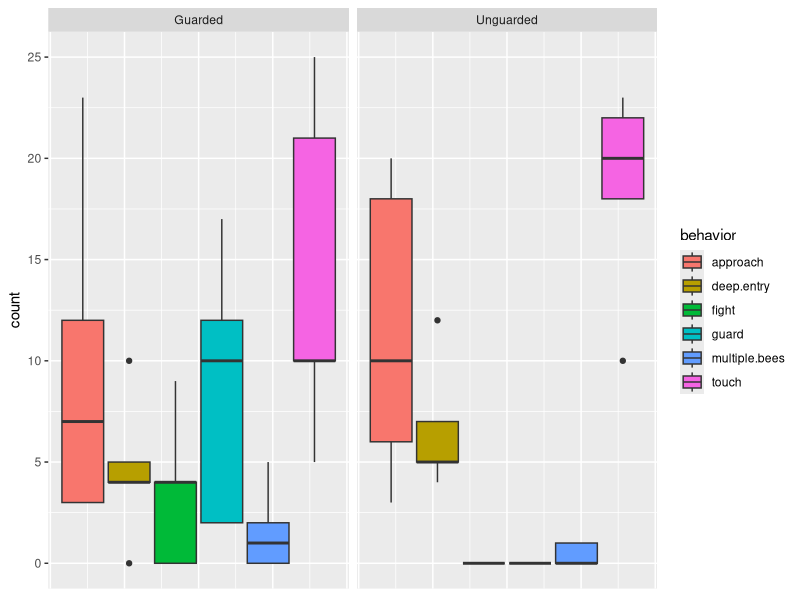

This chart was generated by the following R code: (Note: this script raises an error after producing the figure.)
## ---- chunk 1
knitr::opts_chunk$set(echo=FALSE, warning=FALSE, message=FALSE)

# packages
library(tidyverse)
library(knitr)
library(kableExtra)
library(lme4)
## ---- chunk 2
# ethogram
input <- c('Approach and Go', 'Bee hovers over nest entrance without physical contact',
         'Touch and Go',
         'Brief physical contact with nest entrance wihtout full body entry',
         'Guarding', 'Prolonged presence of male inside nest entrance; male typically straddles entrance',
         'Deep Entry', 'Full body entry into nest entrance',
         'Fight', 'Prolonged physical contact between males on or immediately near the nest entrance; typically follows guarding; often involves paired somersaults',
         '*Multiple bees entered hole', 'deep entry by >1 male resulting in >1 males simultaneously in nest')
df <- matrix(input, nrow = 6, ncol = 2, byrow = T)
df <- data.frame(df)
df <- dplyr::select(df, Behavior = X1, Definition = X2)

kable(df, caption = 'Diadasia nest site ethogram.') %>%
  kable_styling(bootstrap_options = 'striped') %>%
  column_spec(column = 2, width = '40em') %>%
  column_spec(column = 1, width = '10em') %>%
  footnote(general = '*`Multiple bees entered hole` requires >/=2 deep entries, with each male entering deeply counted as one deep entry',
           general_title = '')

## ---- chunk 3
# data 
  # raw observations
nest_obs_raw <- read.csv("../data/diadasia_nest_observations2_edit.csv")
  # Guard durations
guard <- read.csv("../data/diadasia_nestObs_tidy_guardDur.csv")
guard <- filter(guard, nest_type == "guarded",
                     behavior == "guard") %>%
  select(nest, guard_duration = behavior_duration, year,
         month, day, start_time, observation_seconds)

# clean raw data and add variable for guarded 
nest_obs <- select(nest_obs_raw, -notes) %>%
  mutate(nest_type = ifelse(guard > 0, "Guarded", "Unguarded")) %>%
  mutate(pair = if_else(nest%%2==0, nest/2, (nest+1)/2))

# Tidy data without behavior_duration

nest_obs_long <- gather(nest_obs, behavior, count,
                             -nest, -observation_seconds, -start_time, -day,
                             -month, -year, -nest_type, -pair) %>%
  arrange((nest), desc(nest)) %>%
  select(nest, nest_type, behavior, count, year, month, day, 
         start_time)

# Write files
  # guard data (with durations)
write_csv(guard, path = "../data/diadasia_guardDurations.csv", col_names = TRUE)
  # behavior counts data (no durations; individual behaviors summarized into counts)
write_csv(nest_obs, "../data/diadasia_nestObs_final.csv")

## ---- chunk 4
# visualization ----
# activity count by nest type
ggplot(nest_obs_long, aes(y = count, fill = behavior)) +
  geom_boxplot() +
  facet_wrap(~nest_type) +
  theme(axis.text.x=element_blank(),
        axis.ticks.x=element_blank())
## ---- chunk 5
# linear model
# set pair as random intercept
behaviors <- select(nest_obs, approach, touch, multiple.bees, guard, fight, deep.entry)

# lmer(behaviors$approach~nest_obs$nest_type +(1|nest_obs$pair))

lmer_function <- function(y){
  lmer(y~nest_obs$nest_type + (1|nest_obs$pair))
  }

coefs_function <- function(x){
  coefs <- data.frame(coef(summary(x)))
  coefs$p.value <- 2 * (1 - pnorm(abs(coefs$t.value)))
  return(coefs)
}
results <- data.frame()


mods <- lapply(behaviors, FUN = lmer_function)
coefs_list <- lapply(mods, coefs_function)

results <- rbind(data.frame(coefs_list$approach[2,]),
                 data.frame(coefs_list$touch[2,]),
                 data.frame(coefs_list$multiple.bees[2,]),
                 data.frame(coefs_list$guard[2,]),
                 data.frame(coefs_list$fight[2,]),
                 data.frame(coefs_list$deep.entry[2,]))

results$behavior <- c(colnames(behaviors))
rownames(results) <- c()
results <- arrange(results) %>% select(behavior, Std..Error, t.value, p.value)
kable(results)
